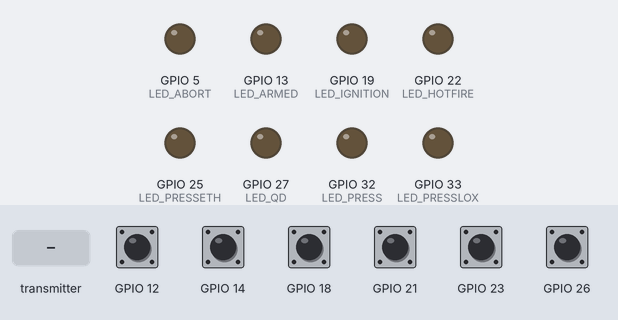
Simulated run of this sketch. Board: ESP32. On the bench: output pins drawn as LEDs (lit = HIGH). The test bench sets the inputs (shaded band); at power-on: GPIO 12, GPIO 14, GPIO 18, GPIO 21, GPIO 23, GPIO 26 HIGH. What the sketch prints to the serial monitor is not drawn.

Above: at 1.2 s.
1.3 s: GPIO 18 pulled LOW for 0.15 s
At 1.42 s:
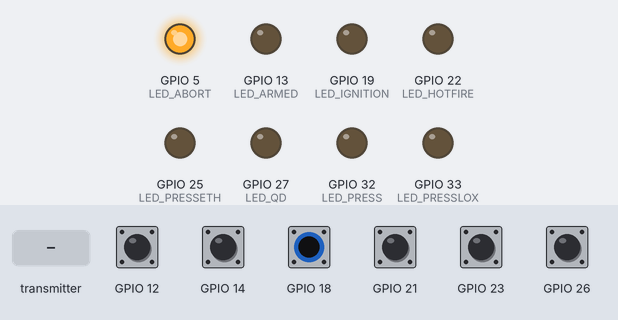
3.0 s: the transmitter starts sending messageTime = 0
Timing chart, 0 to 6.0 s (numbered marks = the images above; inputs shaded):
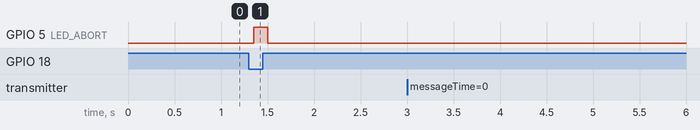

The sketch:

COMBoard_LE2_1107.ino
```cpp
/*
This code runs on the COM ESP32 and has a couple of main tasks.
1. Receive sensor data from DAQ ESP32
2. Send servo commands to DAQ ESP32
*/

#include <esp_now.h>
#include <WiFi.h>
#include <Wire.h>
#include <Arduino.h>
#include "HX711.h"
#include <ezButton.h>
#include "avdweb_Switch.h"
#include "freertos/FreeRTOS.h"
#include "freertos/Task.h"

//IF YOU WANT TO DEBUG, SET THIS TO 1. IF NOT SET ZERO
int DEBUG = 0;

Switch SWITCH_ARMED = Switch(14);  //correct
Switch SWITCH_PRESS = Switch(12);  //correct
Switch SWITCH_QD = Switch(26);   //  correct
Switch SWITCH_IGNITION = Switch(21);
Switch SWITCH_HOTFIRE = Switch(23);
Switch SWITCH_ABORT = Switch(18);
#define LED_ARMED 13   //correct
#define LED_PRESSETH 25 //correct
#define LED_PRESSLOX 33 //corect
#define LED_PRESS 32 //correct
#define LED_QD 27 //correct
#define LED_IGNITION 19 //
#define LED_HOTFIRE 22  //correct
#define LED_ABORT 5

float pressTime = 0;

String success;
String message;
int COMState;
int incomingByte = 0;
int incomingMessageTime;
float incomingPT1 = 4; //PT errors when initialized to zero
float incomingPT2 = 4;
float incomingPT3 = 4;
float incomingPT4 = 4;
float incomingPT5 = 4;
float incomingLC1 = 4;
float incomingLC2 = 4;
float incomingLC3 = 4;
float incomingTC1 = 4;
float incomingTC2 = 4;
float incomingTC3 = 4;
float incomingTC4 = 4;
float incomingCap1 = 0;
float incomingCap2 = 0;
bool pressComplete = false;
bool ethComplete = false;
bool oxComplete = false;
short int queueSize = 0;

esp_now_peer_info_t peerInfo;

//TIMING VARIABLES
 int state;
int serialState;
 int manualState;
 int DAQState;
 int loopStartTime;
int sendDelay = 50;   //Measured in ms
enum STATES {IDLE, ARMED, PRESS, QD, IGNITION, HOTFIRE, ABORT};
//#define DEBUG_IDLE 90
//#define DEBUG_ARMED 91
//#define DEBUG_PRESS 92
//#define DEBUG_QD 93
//#define DEBUG_IGNITION 94
//#define DEBUG_HOTFIRE 95
//#define DEBUG_ABORT 96
double lastPrintTime = 0;
int debug_state = 0;

float currTime = 0;
float loopTime = 0;

float sendTime = 0;
float receiveTime = 0;

//ENSURE IP ADDRESS IS CORRECT FOR DEVICE IN USE!!!
//DAQ Breadboard {0x24, 0x62, 0xAB, 0xD2, 0x85, 0xDC}
//DAQ Protoboard {0x0C, 0xDC, 0x7E, 0xCB, 0x05, 0xC4}
//NON BUSTED DAQ {0x7C, 0x9E, 0xBD, 0xD8, 0xFC, 0x14}
// {0xC4, 0xDD, 0x57, 0x9E, 0x96, 0x34};
// uint8_t broadcastAddress[] = {0xC8, 0xF0, 0x9E, 0x50, 0x23, 0x34}; //Core board 1
uint8_t broadcastAddress[] = {0xB0, 0xA7, 0x32, 0xDE, 0xD3, 0x1C}; //Core board 2
//uint8_t broadcastAddress[] = {0x08, 0x3A, 0xF2, 0xB7, 0xEE, 0x00}; //TEST
//{0x30, 0xC6, 0xF7, 0x2A, 0x28, 0x04}

//Structure example to send data
//Must match the receiver structure
typedef struct struct_message {
     int messageTime;
     float PT_O1;
     float PT_O2;
     float PT_E1;
     float PT_E2;
     float PT_C1;
     float LC_1;
     float LC_2;
     float LC_3;
     float TC_1;
     float TC_2;
     float TC_3;
     float TC_4;
     int COMState;
     int DAQState;
     short int queueLength;
    //  bool pressComplete;
     bool ethComplete;
     bool oxComplete;
} struct_message;

// Create a struct_message called Readings to recieve sensor readings remotely
struct_message incomingReadings;

// Create a struct_message to send commands
struct_message Commands;


void setup() {
  // put your setup code here, to run once:
  Serial.begin(115200);
  Serial.println("Start of Setup");

  // setup LEDs and set to LOW
  pinMode(LED_ARMED, OUTPUT);
  pinMode(LED_PRESSETH, OUTPUT);
  pinMode(LED_PRESSLOX, OUTPUT);
  pinMode(LED_PRESS, OUTPUT);
  pinMode(LED_QD, OUTPUT);
  pinMode(LED_IGNITION, OUTPUT);
  pinMode(LED_HOTFIRE, OUTPUT);
  pinMode(LED_ABORT, OUTPUT);

  digitalWrite(LED_ARMED, LOW);
  digitalWrite(LED_PRESSETH, LOW);
  digitalWrite(LED_PRESSLOX, LOW);
  digitalWrite(LED_PRESS, LOW);
  digitalWrite(LED_QD, LOW);
  digitalWrite(LED_IGNITION, LOW);
  digitalWrite(LED_HOTFIRE, LOW);
  digitalWrite(LED_ABORT, LOW);


//
//  while(SWITCH_ABORT.on()){digitalWrite(LED_ABORT, HIGH);}
  Serial.println(WiFi.macAddress());
  //set device as WiFi station
  WiFi.mode(WIFI_STA);

  //initialize ESP32
   if (esp_now_init() != ESP_OK) {
    Serial.println("Error initializing ESP-NOW");
    return;
  }

  esp_now_register_send_cb(OnDataSent);

  // Register peer
  memcpy(peerInfo.peer_addr, broadcastAddress, 6);
  peerInfo.channel = 0;
  peerInfo.encrypt = false;

  // Add peer
  if (esp_now_add_peer(&peerInfo) != ESP_OK){
    Serial.println("Failed to add peer");
    return;
  }


  // Register for a callback function that will be called when data is received
  esp_now_register_recv_cb(OnDataRecv);

  // Used for debugging
  // Serial.println(WiFi.macAddress());
  state = IDLE;
  serialState = IDLE;
}


void loop(){
    loopStartTime=millis();
    if (Serial.available() > 0) {
    // read the incoming byte:
    state = (int)Serial.parseInt();
  }
  // Serial.print("I received: ");
  SWITCH_ARMED.poll();
  SWITCH_PRESS.poll();
  SWITCH_QD.poll();
  SWITCH_IGNITION.poll();
  SWITCH_HOTFIRE.poll();
  SWITCH_ABORT.poll();
  if (DEBUG ==1) {
  Serial.print("COM State: ");
  Serial.print(state);
  Serial.print(";      DAQ State: ");
  Serial.println(DAQState);
  if(!SWITCH_PRESS.on() && !SWITCH_ARMED.on() && !SWITCH_ABORT.on() && !SWITCH_QD.on() && !SWITCH_IGNITION.on() && !SWITCH_HOTFIRE.on()) {serialState=IDLE;}
  }

  switch (state) {
//
// if (DEBUG ==1) {
//  Serial.println(state);
// }

  case (IDLE): //Includes polling
    idle();
    if (SWITCH_ABORT.on()) {serialState=ABORT;}
    if (SWITCH_ARMED.on()) {serialState=ARMED;}
    state = serialState;
    break;

  case (ARMED):
    dataSendCheck();
    if (DAQState == ARMED) {digitalWrite(LED_ARMED, HIGH);}
    if (SWITCH_ABORT.on()) {serialState=ABORT;}
    if (SWITCH_PRESS.on()) {serialState=PRESS;}
    if(!SWITCH_ARMED.on()) {serialState=IDLE;}

    state = serialState;
    break;

  case (PRESS):
   // press();
    if (SWITCH_ABORT.on()) {serialState=ABORT;}
    if (DAQState == PRESS) {digitalWrite(LED_PRESS, HIGH);}
    if (ethComplete) {digitalWrite(LED_PRESSETH, HIGH);}
    if (oxComplete) {digitalWrite(LED_PRESSLOX, HIGH);}
    if (!ethComplete) {digitalWrite(LED_PRESSETH, LOW);}
    if (!oxComplete) {digitalWrite(LED_PRESSLOX, LOW);}
    if (SWITCH_QD.on()) {serialState=QD;}  //add pressComplete && later
    //add return to idle functionality hyer
    dataSendCheck();
    state = serialState;
    if(!SWITCH_PRESS.on() && !SWITCH_ARMED.on()) {serialState=IDLE;}
    break;

  case (QD):
    //quick_disconnect();
    if (SWITCH_ABORT.on()) {serialState=ABORT;}
    if (DAQState == QD) {digitalWrite(LED_QD, HIGH);}
    if (SWITCH_IGNITION.on()) {serialState=IGNITION;}
    state = serialState;
    if(!SWITCH_QD.on() && !SWITCH_PRESS.on() && !SWITCH_ARMED.on()) {serialState=IDLE;}
    dataSendCheck();
    break;


  case (IGNITION):
    //ignition();
    if (SWITCH_ABORT.on()) {serialState=ABORT;}
    if (DAQState == IGNITION) {digitalWrite(LED_IGNITION, HIGH);}
    if (SWITCH_HOTFIRE.on()) {serialState=HOTFIRE;}
    if(!SWITCH_QD.on() && !SWITCH_PRESS.on() && !SWITCH_ARMED.on() && !SWITCH_IGNITION.on()) {serialState=IDLE;}
    dataSendCheck();
    state = serialState;
    break;

  case (HOTFIRE):
    // hotfire();

    if (SWITCH_ABORT.on()) {serialState=ABORT;}
    if (DAQState == HOTFIRE) {digitalWrite(LED_HOTFIRE, HIGH);}
    dataSendCheck();

    state = serialState;
    break;

  case (ABORT):
    if (DAQState == ABORT) {digitalWrite(LED_ABORT, HIGH);}
    digitalWrite(LED_ABORT, HIGH);
    digitalWrite(LED_IGNITION,LOW);
    digitalWrite(LED_QD, LOW);
    digitalWrite(LED_ARMED, LOW);
    digitalWrite(LED_PRESS, LOW);
    digitalWrite(LED_PRESSETH, LOW);
    digitalWrite(LED_PRESSLOX, LOW);
    digitalWrite(LED_HOTFIRE, LOW);
    state = ABORT;
    dataSendCheck();
    if(!SWITCH_QD.on() && !SWITCH_PRESS.on() && !SWITCH_ARMED.on() && !SWITCH_IGNITION.on() && !SWITCH_HOTFIRE.on() && !SWITCH_ABORT.on()) {serialState=IDLE;}
    state = serialState;
    break;

//  case (DEBUG):
//   // debug();
//    serialState=IDLE;
//    state = serialState;
//    debug();
//    break;
  }

  }

 void turnoffLEDs() {
    digitalWrite(LED_ARMED, LOW);
    digitalWrite(LED_PRESS, LOW);
    digitalWrite(LED_PRESSETH, LOW);
    digitalWrite(LED_PRESSLOX, LOW);
    digitalWrite(LED_QD, LOW);
    digitalWrite(LED_IGNITION, LOW);
    digitalWrite(LED_HOTFIRE, LOW);
    digitalWrite(LED_ABORT, LOW);
 }

void idle() {
  dataSendCheck();
  turnoffLEDs();
}


void dataSendCheck() {
    dataSend();
}

void dataSend() {
  // Set values to send
  Commands.COMState = state;
  // Send message via ESP-NOW
  esp_err_t result = esp_now_send(broadcastAddress, (uint8_t *) &Commands, sizeof(Commands));
}

void OnDataRecv(const uint8_t * mac, const uint8_t *incomingData, int len) {
  memcpy(&incomingReadings, incomingData, sizeof(incomingReadings));
  //Serial.print("Bytes received: ");
//  Serial.println(len);
  DAQState = incomingReadings.DAQState;
  incomingPT1 = incomingReadings.PT_O1; //LOX Tank PT
  incomingPT2 = incomingReadings.PT_O2; //LOX Injector PT
  incomingPT3 = incomingReadings.PT_E1; //ETH Tank PT
  incomingPT4 = incomingReadings.PT_E2; //ETH Injector PT
  incomingPT5 = incomingReadings.PT_C1; //COMBUSTION CHAMBER PT
  incomingLC1 = incomingReadings.LC_1;
  incomingLC2 = incomingReadings.LC_2;
  incomingLC3 = incomingReadings.LC_3;
  incomingTC1 = incomingReadings.TC_1; //Phenolic-Interface Thermocouple
  incomingTC2 = incomingReadings.TC_2;
  incomingTC3 = incomingReadings.TC_3;
  incomingTC4 = incomingReadings.TC_4;

  // pressComplete = incomingReadings.pressComplete;
  oxComplete = incomingReadings.oxComplete;
  ethComplete = incomingReadings.ethComplete;
  queueSize = incomingReadings.queueLength;
  receiveDataPrint();
}

void OnDataSent(const uint8_t *mac_addr, esp_now_send_status_t status) {
  // Serial.print("\r\nLast Packet Send Status:\t");
  // Serial.println(status == ESP_NOW_SEND_SUCCESS ? "Delivery Success" : "Delivery Fail");
  if (status ==0){
    success = "Delivery Success :)";
  }
  else{
    success = "Delivery Fail :(";
  }
}

void receiveDataPrint() {
  message = "";
  message.concat(millis());
  message.concat(" ");
  message.concat(incomingPT1);
  message.concat(" ");
  message.concat(incomingPT2);
  message.concat(" ");
  message.concat(incomingPT3);
  message.concat(" ");
  message.concat(incomingPT4);
  message.concat(" ");
  message.concat(incomingPT5);
  message.concat(" ");
  message.concat(incomingLC1);
  message.concat(" ");
  message.concat(incomingLC2);
  message.concat(" ");
  message.concat(incomingLC3);
  message.concat(" ");
  message.concat(incomingTC1);
  message.concat(" ");
  message.concat(incomingTC2);
  message.concat(" ");
  message.concat(incomingTC3);
  message.concat(" ");
  message.concat(incomingTC4);
  message.concat(" ");
  // message.concat(incomingCap1);
  // message.concat(" ");
  // message.concat(incomingCap2);
  // message.concat(" ");
  message.concat(Commands.COMState);
  message.concat(" ");
  message.concat(DAQState);
  message.concat(" ");
  message.concat(queueSize);

  Serial.println(message);
}
```

Measured:
- after the input at 1.3 s, GPIO 5 (LED_ABORT): LOW → HIGH after 0.05 s, → LOW 0.15 s later
- after the input at 3.0 s, every drawn part: stays the same
